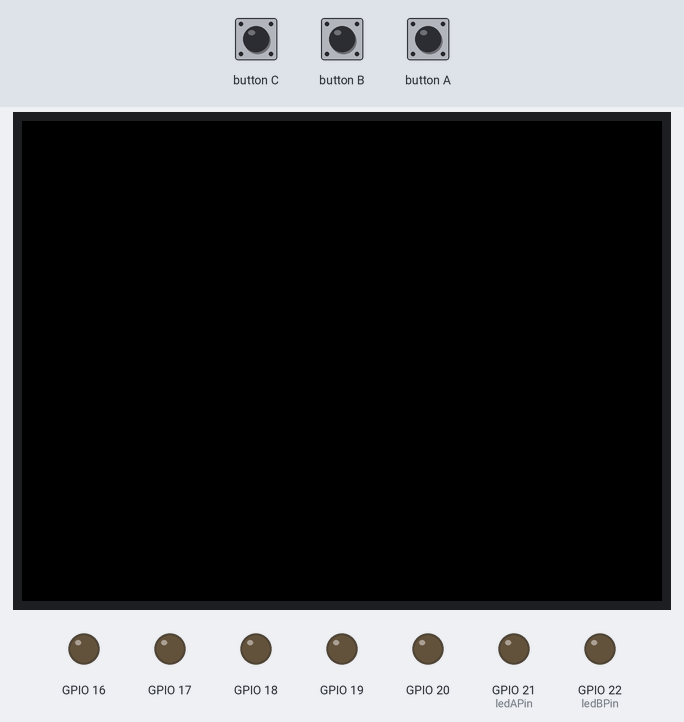
A sketch run on a simulated ESP32. Shown: 320×240 colour display, output pins drawn as LEDs (lit = HIGH). The test bench sets the inputs (shaded band).

Above: at 1.3 s.
1.4 s: button C pressed for 0.15 s
At 2.4 s:
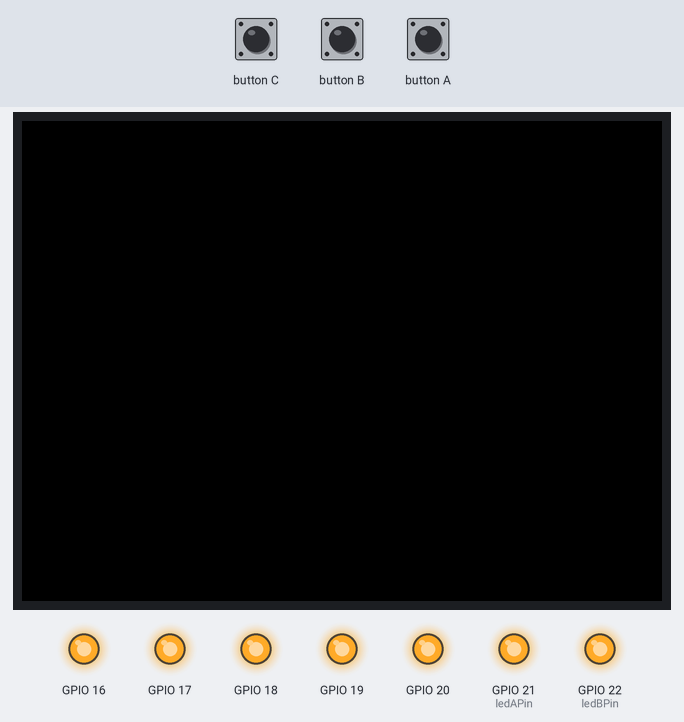
3.2 s: button C pressed for 1 s
At 3.42 s:
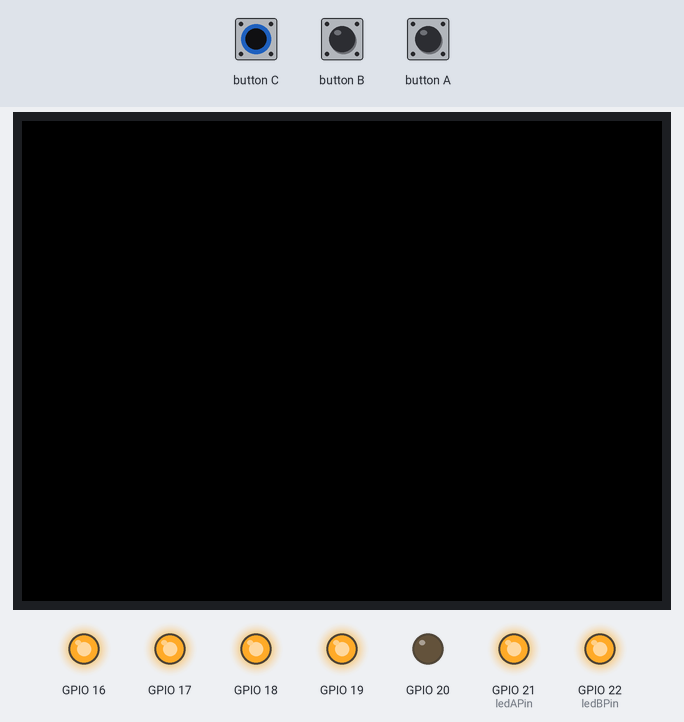
5.7 s: button C pressed for 0.15 s
At 5.87 s:
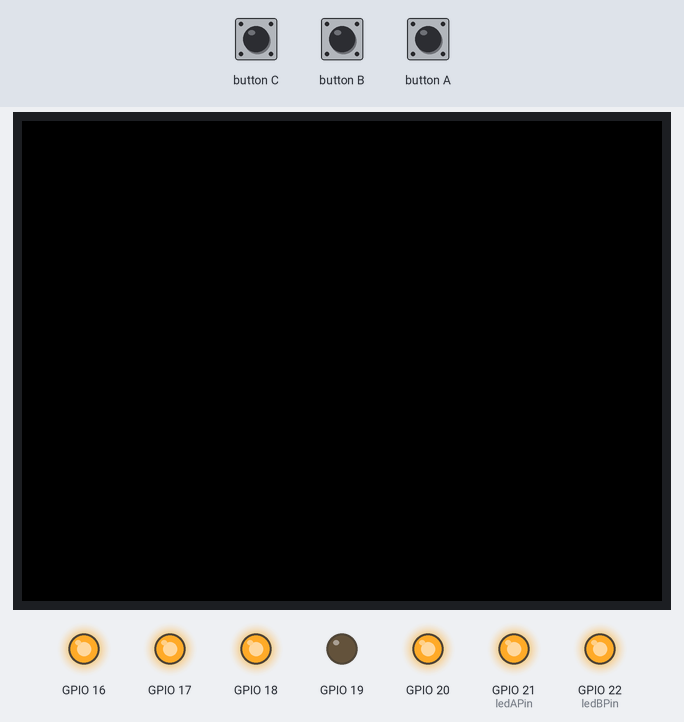
Timing chart, 0 to 8.7 s (numbered marks = the images above; inputs shaded):
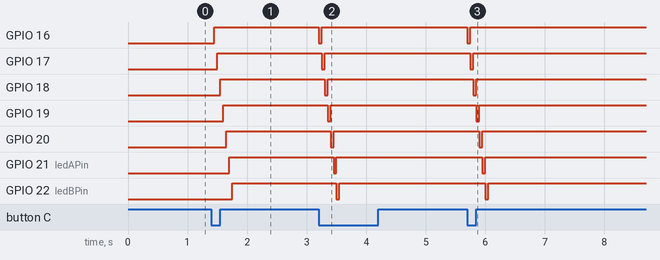

The sketch:

led.ino
```cpp
#include <M5Stack.h>
int ledAPin = 21;
int ledBPin = 22;
int ledAState = LOW;
int ledBState = LOW;
int i;
void setup()
{
    // put your setup code here, to run once:
    M5.begin();
    for (i = 16; i <= 22; i++)
    {
        pinMode(i, OUTPUT);
        digitalWrite(i, LOW);
    }
    M5.update();
}

void loop()
{
    // put your main code here, to run repeatedly:
    if (M5.BtnA.wasPressed())
    {
        ledAState = !ledAState;
        digitalWrite(ledAPin, ledAState);
    }
    else if (M5.BtnB.wasPressed())
    {
        ledBState = !ledBState;
        digitalWrite(ledBPin, ledBState);
    }
    else if (M5.BtnC.wasPressed())
    {
        int t = 50;
        for (i = 16; i <= 23; i++)
        {
            digitalWrite(i, LOW);
            delay(t);
            digitalWrite(i, HIGH);
        }
    }
    M5.update();
}
```

Measured:
- after the input at 1.4 s, GPIO 16: LOW → HIGH after 0.05 s; GPIO 17: LOW → HIGH after 0.10 s; GPIO 18: LOW → HIGH after 0.15 s; GPIO 19: LOW → HIGH after 0.20 s; GPIO 20: LOW → HIGH after 0.25 s
- after the input at 3.2 s, GPIO 16: HIGH → LOW at once, → HIGH 0.05 s later; GPIO 17: HIGH → LOW after 0.05 s, → HIGH 0.05 s later; GPIO 18: HIGH → LOW after 0.10 s, → HIGH 0.05 s later; GPIO 19: HIGH → LOW after 0.15 s, → HIGH 0.05 s later; GPIO 20: HIGH → LOW after 0.20 s, → HIGH 0.05 s later
- after the input at 5.7 s, GPIO 16: HIGH → LOW at once, → HIGH 0.05 s later; GPIO 17: HIGH → LOW after 0.05 s, → HIGH 0.05 s later; GPIO 18: HIGH → LOW after 0.10 s, → HIGH 0.05 s later; GPIO 19: HIGH → LOW after 0.15 s, → HIGH 0.05 s later; GPIO 20: HIGH → LOW after 0.20 s, → HIGH 0.05 s later
